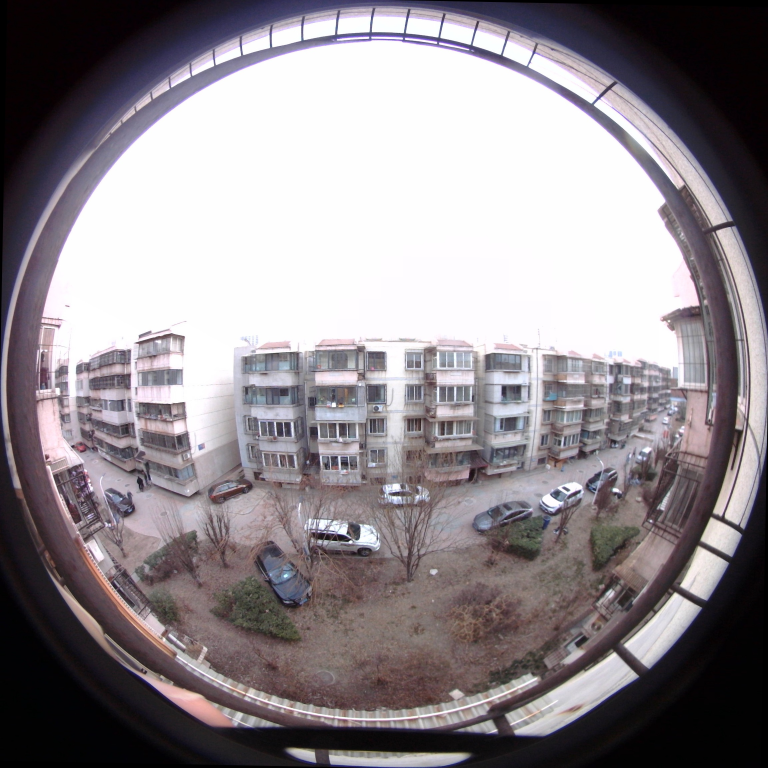
#> input picture fisheye_camera_undistortion/distort.jpg, 2304 x 2304 px, found by its file name (shown at 1/3 size)
$ python image_correction.py   (older library calls are emulated)
#> lines starting #> are read from the running program, lines starting #| are printed output that depends on the picture
#fisheye image correction
#load parameters and save the undistorted image
#input: image, parameters

import numpy as np
import cv2


def correct(img_in, k, d, dims):
    dim1 = img_in.shape[:2][::-1]
    assert dim1[0] / dim1[1] == dims[0] / dims[1], "Image to undistort needs to have same aspect ratio as the ones used in calibration"
    map1, map2 = cv2.fisheye.initUndistortRectifyMap(k, d, np.eye(3), k, dims, cv2.CV_16SC2)
    img_out = cv2.remap(img_in, map1, map2, interpolation=cv2.INTER_LINEAR, borderMode=cv2.BORDER_CONSTANT)
    return img_out


if __name__ == '__main__':
    Dims = tuple(np.load('./fisheye_camera_undistortion/parameters/Dims.npy'))
#> (reads fisheye_camera_undistortion/parameters/Dims.npy from the repository)
    K = np.load('./fisheye_camera_undistortion/parameters/K.npy')
#> (reads fisheye_camera_undistortion/parameters/K.npy from the repository)
    D = np.load('./fisheye_camera_undistortion/parameters/D.npy')
#> (reads fisheye_camera_undistortion/parameters/D.npy from the repository)

    img = cv2.imread('./fisheye_camera_undistortion/distort.jpg')
#> img is the input picture: shape (2304, 2304, 3); mean B, G, R 142, 137.3, 143.7
    img = correct(img, k=K, d=D, dims=Dims)
#> in correct, `img_out = cv2.remap(img_in, map1, map2, interpolation=cv2.INTER_LINEAR..`:
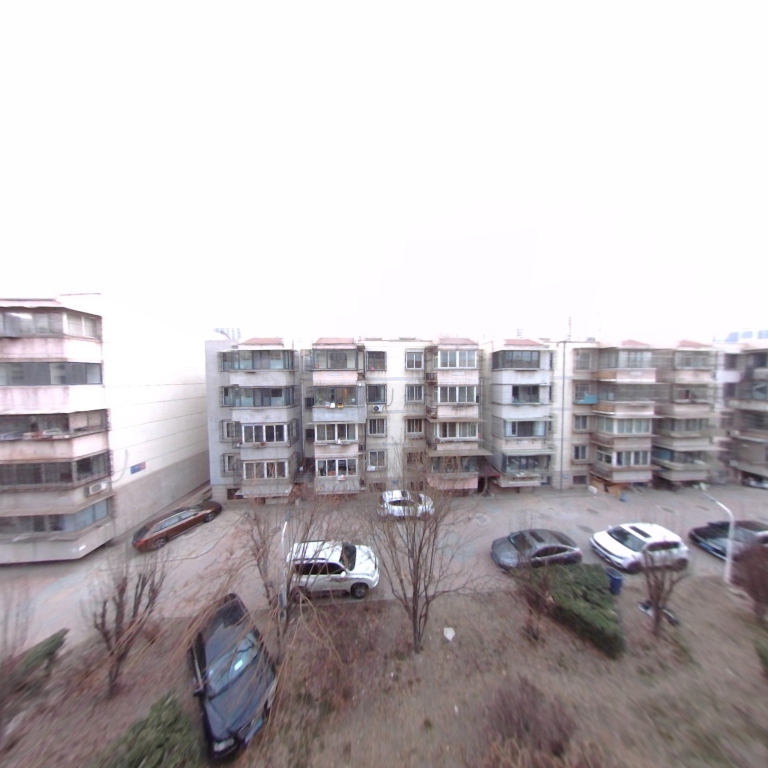
#> img_out: shape (2304, 2304, 3) (shown at 1/3 size); mean B, G, R 186.9, 184.3, 189.8
    img_resize = cv2.resize(img, dsize=(0, 0), fx=0.2, fy=0.2, interpolation=cv2.INTER_LINEAR)
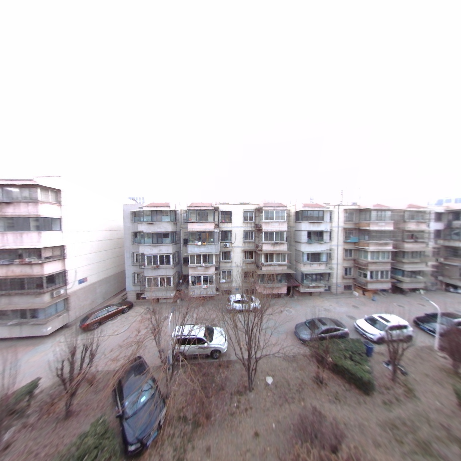
#> img_resize: shape (461, 461, 3); mean B, G, R 186.9, 184.3, 189.7
    cv2.imshow('', img_resize)
    cv2.waitKey(0)
    cv2.imwrite('./fisheye_camera_undistortion/undistorted.jpg', img_resize)
    cv2.destroyAllWindows()
